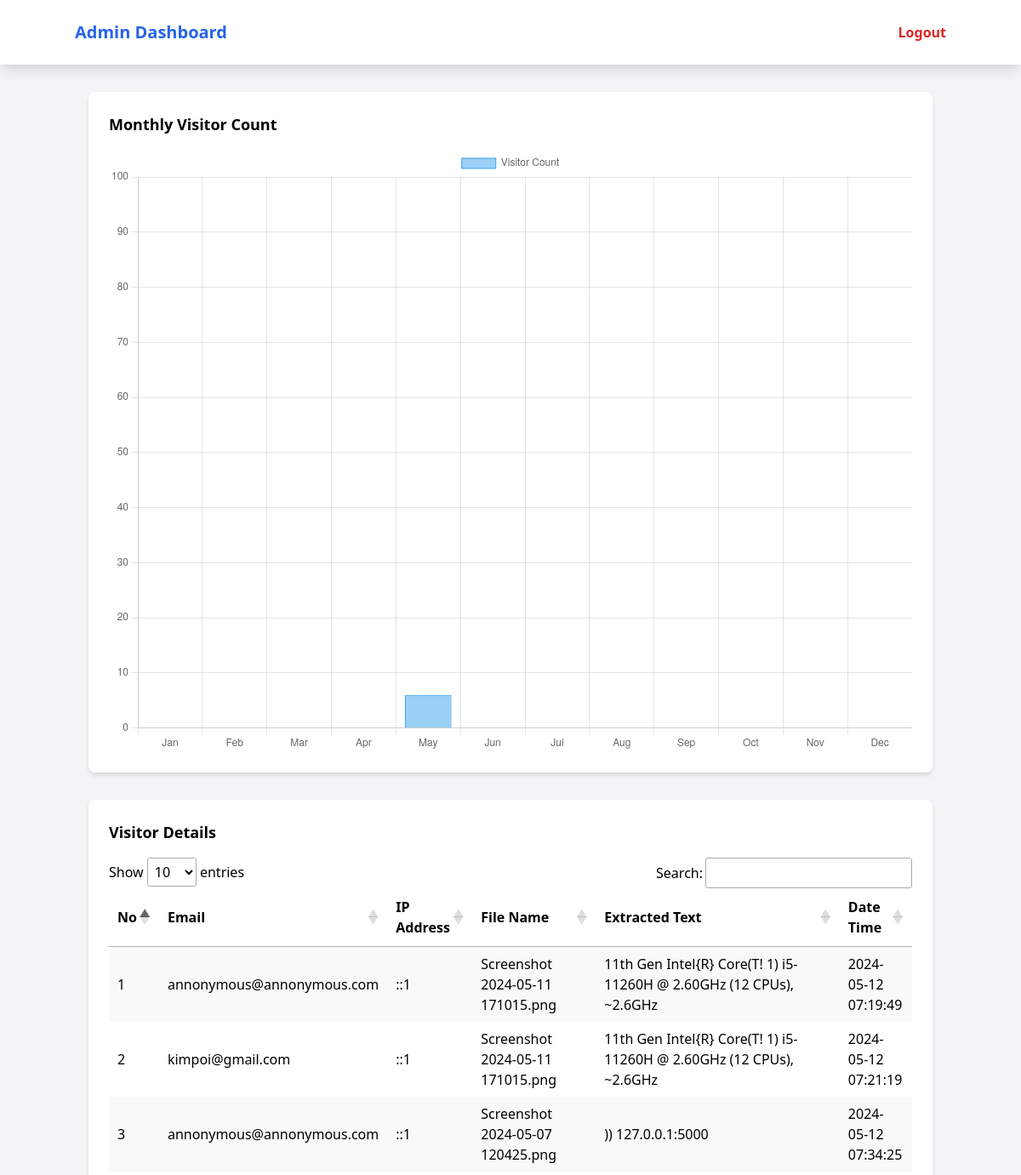
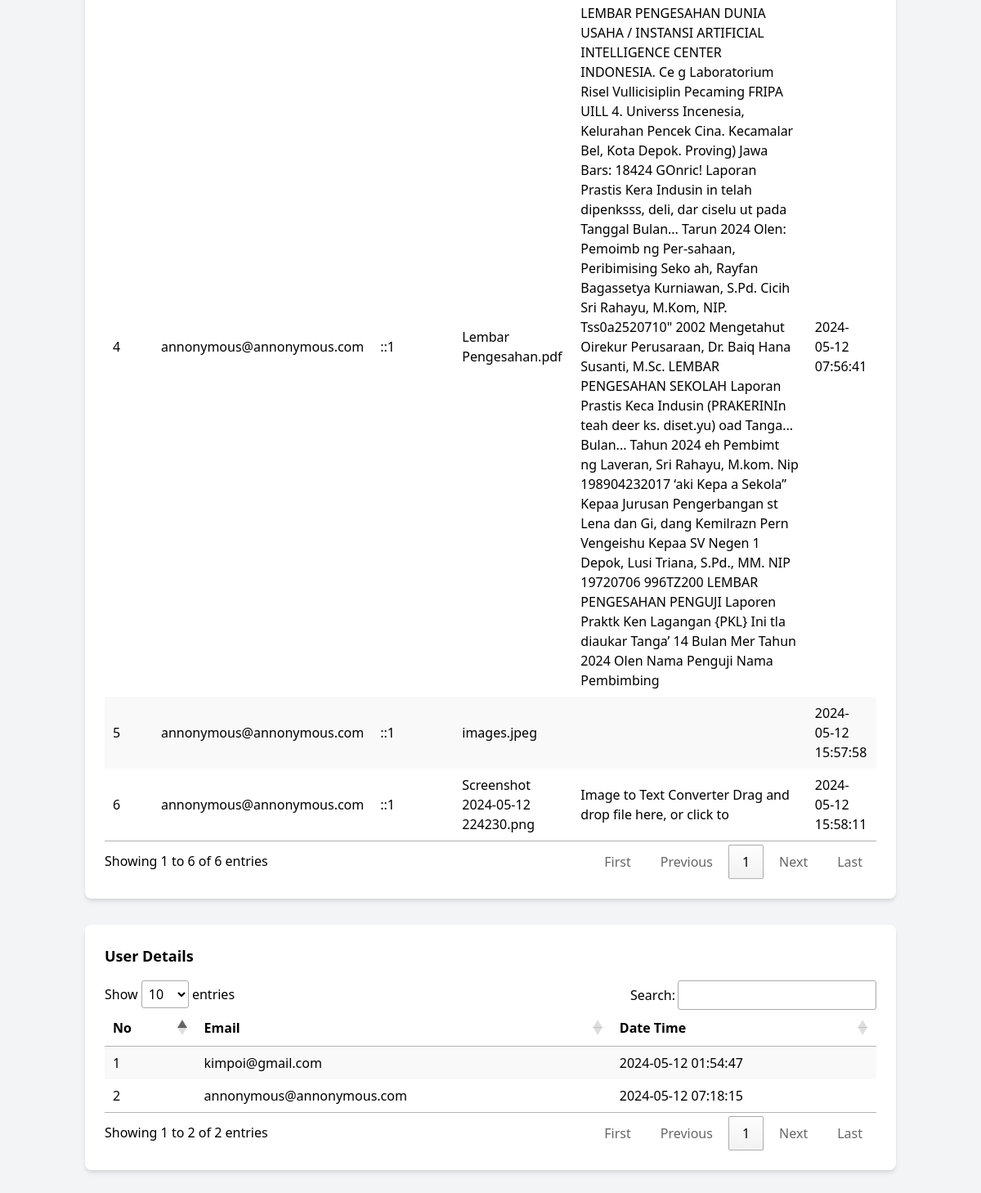
Page /admin/admin_dashboard.php (signed in) on the committed database (2 pictures, top to bottom).
### tables this page shows
CREATE TABLE `user_response` (
  `id_ur` int NOT NULL,
  `id_user` int NOT NULL,
  `ip_address` varchar(55) NOT NULL,
  `file_name` varchar(55) NOT NULL,
  `extracted_text` text NOT NULL,
  `created_at` timestamp NOT NULL
);

CREATE TABLE `users` (
  `id_user` int NOT NULL,
  `email` varchar(100) NOT NULL,
  `password` varchar(100) NOT NULL,
  `created_at` timestamp NOT NULL
);

### admin/admin_dashboard.php (the view, shortened to what this page needs)
<?php
include '../connection.php';
?>
<!DOCTYPE html>
<html lang="en">
<head>
    <link rel="stylesheet" href="https://cdn.datatables.net/1.11.5/css/jquery.dataTables.min.css">
    <link href="https://cdn.jsdelivr.net/npm/tailwindcss@2.2.19/dist/tailwind.min.css" rel="stylesheet">
</head>
<body class="bg-gray-100 font-sans leading-normal tracking-normal">
    <nav class="bg-white shadow-lg p-6">
        <div class="container mx-auto flex justify-between items-center">
            <h1 class="text-xl font-semibold text-blue-600">Admin Dashboard</h1>
            <a href="logout.php" class="text-red-600 hover:text-red-800 font-semibold">Logout</a>
        </div>
    </nav>
    <div class="container mx-auto my-8 px-4">
        <div class="bg-white p-6 rounded-lg shadow-md">
            <h2 class="text-lg font-semibold mb-4">Monthly Visitor Count</h2>
            <canvas id="visitorChart" width="400" height="300"></canvas>
        </div>
    </div>
    <div class="container mx-auto my-8 px-4">
        <div class="bg-white p-6 rounded-lg shadow-md">
            <h2 class="text-lg font-semibold mb-4">Visitor Details</h2>
            <table id="visitorTable" class="stripe hover" style="width:100%;">
                <thead>
                    <tr>
                        <th>No</th>
                        <th>Email</th>
                        <th>IP Address</th>
                        <th>File Name</th>
                        <th>Extracted Text</th>
                        <th>Date Time</th>
                    </tr>
                </thead>
                <tbody>
                    <?php
                    $sql = "SELECT user_response.ip_address, user_response.file_name, user_response.extracted_text, user_response.created_at, users.email FROM user_response INNER JOIN users ON user_response.id_user = users.id_user;";
                    $result = $conn->query($sql);
                    if ($result->num_rows > 0) {
                        $no = 0;
                        while ($row = $result->fetch_assoc()) {
                            $no++;
                            echo '<tr>';
                            echo '<td>' . $no . '</td>';
                            echo '<td>' . htmlspecialchars($row['email']) . '</td>';
                            echo '<td>' . htmlspecialchars($row['ip_address']) . '</td>';
                            echo '<td>' . htmlspecialchars($row['file_name']) . '</td>';
                            echo '<td>' . htmlspecialchars($row['extracted_text']) . '</td>';
                            echo '<td>' . htmlspecialchars($row['created_at']) . '</td>';
                            echo '</tr>';
                        }
                    }
                    ?>
                </tbody>
            </table>
        </div>
    </div>
    <div class="container mx-auto my-8 px-4">
        <div class="bg-white p-6 rounded-lg shadow-md">
            <h2 class="text-lg font-semibold mb-4">User Details</h2>
            <table id="userTable" class="stripe hover" style="width:100%;">
                <thead>
                    <tr>
                        <th>No</th>
                        <th>Email</th>
                        <th>Date Time</th>
                    </tr>
                </thead>
                <tbody>
                    <?php
                    $sql = "SELECT email, created_at FROM users";
                    $result = $conn->query($sql);
                    if ($result->num_rows > 0) {
                        $no = 0;
                        while ($row = $result->fetch_assoc()) {
                            $no++;
                            echo '<tr>';
                            echo '<td>' . $no . '</td>';
                            echo '<td>' . htmlspecialchars($row['email']) . '</td>';
                            echo '<td>' . htmlspecialchars($row['created_at']) . '</td>';
                            echo '</tr>';
                        }
                    }
                    ?>
                </tbody>
            </table>
        </div>
    </div>
    <script>
        // Labels bulan
        var months = ['Jan', 'Feb', 'Mar', 'Apr', 'May', 'Jun', 'Jul', 'Aug', 'Sep', 'Oct', 'Nov', 'Dec'];
        // Menghitung total pengunjung per bulan menggunakan PHP
        var visitorCounts = <?php
                            $visitorCounts = array_fill(1, 12, 0);
                            $sql = "SELECT MONTH(created_at) AS month, COUNT(*) AS count FROM user_response GROUP BY MONTH(created_at)";
                            $result = $conn->query($sql);
                            if ($result->num_rows > 0) {
                                while ($row = $result->fetch_assoc()) {
                                    $month = intval($row['month']);
                                    $count = intval($row['count']);
                                    $visitorCounts[$month - 0] = $count;
                                }
                            }
                            echo json_encode(array_values($visitorCounts));
                            ?>;
        // Menggambar chart menggunakan Chart.js
        var ctx = document.getElementById('visitorChart').getContext('2d');
        var visitorChart = new Chart(ctx, {
            type: 'bar',
            data: {
                labels: months,
                datasets: [{
                    label: 'Visitor Count',
                    data: visitorCounts,
                    backgroundColor: 'rgba(54, 162, 235, 0.5)',
                    borderColor: 'rgba(54, 162, 235, 1)',
                    borderWidth: 1
                }]
            },
            options: {
                scales: {
                    y: {
                        beginAtZero: true,
                        suggestedMax: 100 // Atur nilai maksimum sumbu Y
                    }
                }
            }
        });
        // Initialize DataTable
        $(document).ready(function() {
            $('#visitorTable').DataTable({
                "pagingType": "full_numbers",
                "lengthMenu": [10, 25, 50, 75, 100],
                "pageLength": 10,
                "ordering": true,
                "searching": true,
                "info": true,
                "responsive": true
            });
        });
        $(document).ready(function() {
            $('#userTable').DataTable({
                "pagingType": "full_numbers",
                "lengthMenu": [10, 25, 50, 75, 100],
                "pageLength": 10,
                "ordering": true,
                "searching": true,
                "info": true,
                "responsive": true
            });
        });
    </script>
</body>
</html>

### rows in the picture
user_response: id_user.email "annonymous@annonymous.com", ip_address "::1", file_name "Screenshot 2024-05-11 171015.png", extracted_text "11th Gen Intel{R} Core(T! 1) i5-11260H @ 2.60GHz (12 CPUs), ~2.6GHz", created_at "2024-05-12 07:19:49"
user_response: id_user.email "kimpoi@gmail.com", ip_address "::1", file_name "Screenshot 2024-05-11 171015.png", extracted_text "11th Gen Intel{R} Core(T! 1) i5-11260H @ 2.60GHz (12 CPUs), ~2.6GHz", created_at "2024-05-12 07:21:19"
user_response: id_user.email "annonymous@annonymous.com", ip_address "::1", file_name "Screenshot 2024-05-07 120425.png", extracted_text ")) 127.0.0.1:5000", created_at "2024-05-12 07:34:25"
user_response: id_user.email "annonymous@annonymous.com", ip_address "::1", file_name "Lembar Pengesahan.pdf", extracted_text "LEMBAR PENGESAHAN DUNIA USAHA / INSTANSI ARTIFICIAL INTELLIGENCE CENTER INDONESIA. Ce g Laboratorium Risel Vullicisiplin Pecaming FRIPA UILL 4. Universs Incenesia, Kelurahan Pencek Cina. Kecamalar Bel, Kota Depok. Proving) Jawa Bars: 18424 GOnric! Laporan Prastis Kera Indusin in telah dipenksss, deli, dar ciselu ut pada Tanggal Bulan... Tarun 2024 Olen: Pemoimb ng Per-sahaan, Peribimising Seko ah, Rayfan Bagassetya Kurniawan, S.Pd. Cicih Sri Rahayu, M.Kom, NIP. Tss0a2520710\" 2002 Mengetahut Oirekur Perusaraan, Dr. Baiq Hana Susanti, M.Sc. LEMBAR PENGESAHAN SEKOLAH Laporan Prastis Keca Indusin (PRAKERINIn teah deer ks. diset.yu) oad Tanga... Bulan... Tahun 2024 eh Pembimt ng Laveran, Sri…", created_at "2024-05-12 07:56:41"
user_response: id_user.email "annonymous@annonymous.com", ip_address "::1", file_name "images.jpeg", created_at "2024-05-12 15:57:58"
user_response: id_user.email "annonymous@annonymous.com", ip_address "::1", file_name "Screenshot 2024-05-12 224230.png", extracted_text "Image to Text Converter Drag and drop file here, or click to", created_at "2024-05-12 15:58:11"
users: email "kimpoi@gmail.com", created_at "2024-05-12 01:54:47"
users: email "annonymous@annonymous.com", created_at "2024-05-12 07:18:15"

### other values in the picture
chart data {{ json_encode(array_values($visitorCounts)) }} [0,0,0,0,6,0,0,0,0,0,0,0]
